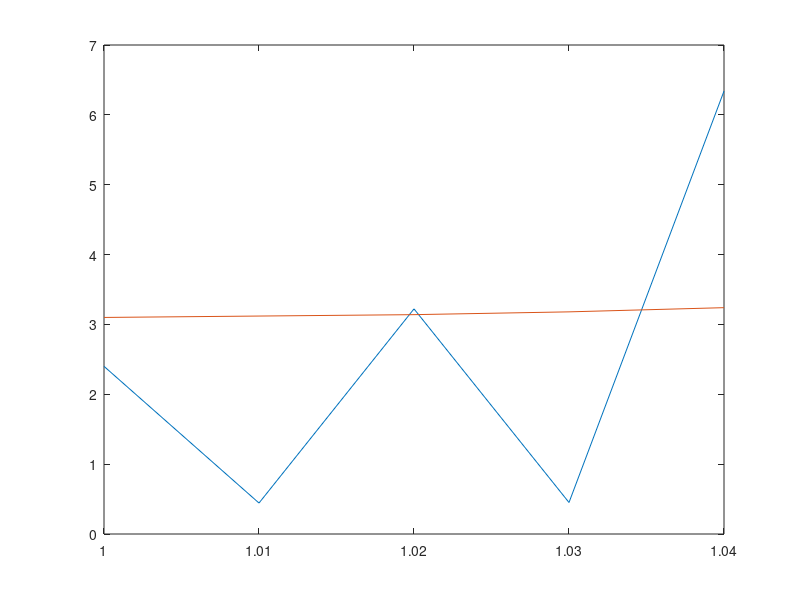

Here is the MATLAB script that generated this plot:
clc
clear all
close all
%Ejercicio 3.6 del libro de la asignatura.
%Se define la tabla de datos
t=[1.00 1.01 1.02 1.03 1.04];
i=[3.10 3.12 3.14 3.18 3.24];
L=0.98;
R=0.142;

%%%%%%%%%%%%%%%%%%%%%%%%%%%%%%%%%%%%%%%%%%
%%     CALCUALMOS LA DERIVADA        %%%%%
%%%%%%%%%%%%%%%%%%%%%%%%%%%%%%%%%%%%%%%%%%

h=0.01; 

df0 = (i(2)-i(1))/h;
df1 = (i(3)-i(1))/2*h;
df2 = (i(1)-8*i(2)+8*i(4)-i(5))/(12*h);
df3 = (i(3)-i(5))/2*h;
df4 = (i(4)-i(5))/(-h);

df = [df0 df1 df2 df3 df4]

%%%%%%%%%%%%%%%%%%%%%%%%%%%%%%%%%%%%%%%%%%
%%     CALCUALMOS LA INDUCTANCIA     %%%%%
%%%%%%%%%%%%%%%%%%%%%%%%%%%%%%%%%%%%%%%%%%

V0 = L*df0 + R*i(1);
V1 = L*df1 + R*i(2);
V2 = L*df2 + R*i(3);
V3 = L*df3 + R*i(4);
V4 = L*df4 + R*i(5);

V = [V0 V1 V2 V3 V4]

plot(t, V, t, i)